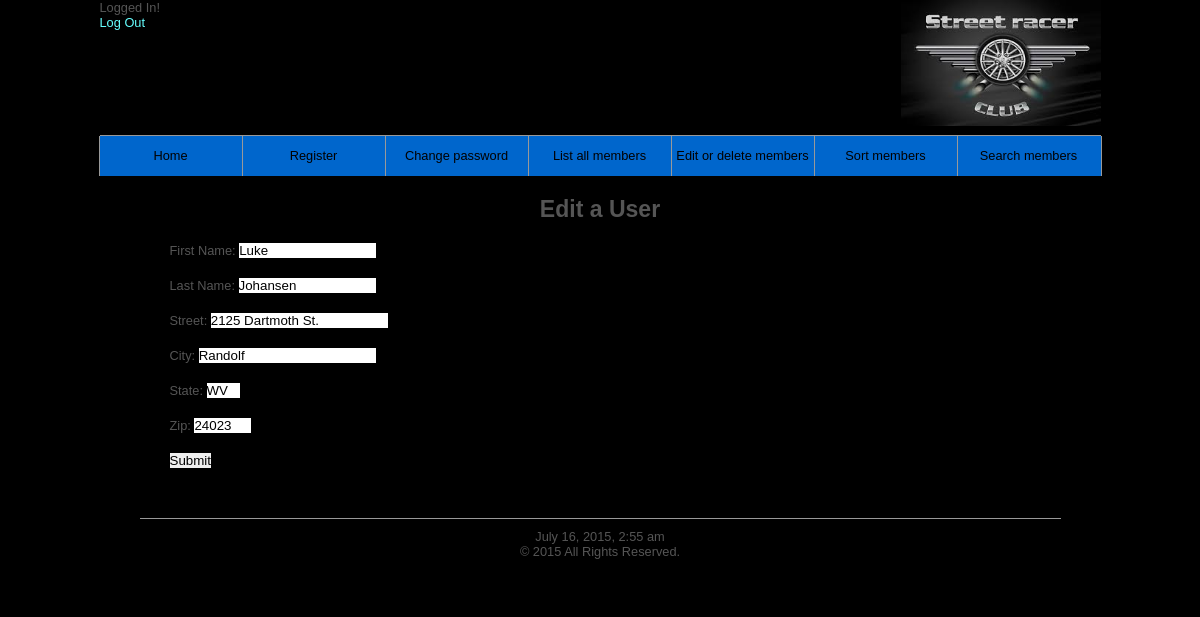
/edit_user.php?id=2, run on the app's committed database.
### tables this page shows
CREATE TABLE IF NOT EXISTS customers (
	custId int(11) NOT NULL AUTO_INCREMENT,
	firstname VARCHAR(20) NOT NULL,
	lastname VARCHAR(20) NOT NULL,
	username VARCHAR(20) NOT NULL,
	pass CHAR(40) NOT NULL,
	address VARCHAR(40) NOT NULL,
	city VARCHAR(30) NOT NULL,
	state VARCHAR(2) NOT NULL,
	zip VARCHAR(5) NOT NULL,
	PRIMARY KEY (custId)
);

### includes/edit.inc.php (the view, shortened to what this page needs)
<?php
if (isset($_POST['submitted'])) {
	$errors = array();
	if (empty($_POST['firstname'])) {
		$errors[] = 'You forgot to enter your first name.';
	} else {
		$firstname = mysqli_real_escape_string($dbc, trim($_POST['firstname']));
	}
	if (empty($_POST['lastname'])) {
		$errors[] = 'You forgot to enter your last name.';
	} else {
		$lastname = mysqli_real_escape_string($dbc, trim($_POST['lastname']));
	}
	if (empty($_POST['address'])) {
		$errors[] = 'You forgot to enter your street address.';
	} else {
		$address = mysqli_real_escape_string($dbc, trim($_POST['address']));
	}
	if (empty($_POST['city'])) {
		$errors[] = 'You forgot to enter your city.';
	} else {
		$city = mysqli_real_escape_string($dbc, trim($_POST['city']));
	}
	if (empty($_POST['state'])) {
		$errors[] = 'You forgot to enter your state.';
	} else {
		$state = mysqli_real_escape_string($dbc, trim($_POST['state']));
	}
	if (empty($_POST['zip'])) {
		$errors[] = 'You forgot to enter your zip.';
	} else {
		$zip = mysqli_real_escape_string($dbc, trim($_POST['zip']));
	}
	if (empty($errors)) {
		$q = "SELECT username FROM customers WHERE custId='$id'";
		$r = @mysqli_query($dbc, $q);
		if (mysqli_num_rows($r) == 1) {
			$q = "UPDATE customers SET firstname='$firstname', lastname='$lastname', address='$address', city='$city', state='$state', zip='$zip' WHERE custId=$id LIMIT 1";
			$r = @mysqli_query ($dbc, $q);
			if (mysqli_affected_rows($dbc) == 1) {
?>
			    <h1>Thank you!</h1>
			    <p class="update">The user has been changed.</p><br />
			    <h2>Changes are shown</h2>
			    <script type="text/javascript">
				var f=document.getElementById("editForm");
				f.firstname.disabled=true;
			    </script>
<?php
			} else if($r==TRUE) {
				echo '<p class="update">Nothing to update, no changes were made.</p>';
			} else {
				echo "\n";
				echo '<p class="error">The user could not be edited due to a system error. We apologize for any inconvenience.</p>';
				echo '<p>' . mysqli_error($dbc) . '<br />Query: ' . $q . '</p>';
			}
		} else {
			echo '<p class="error">Customer '.$firstname." ".$lastname ." custId=".$id." has never been registered.</p>";
		}
	}
} else {
    echo $mytitle;
    $q="SELECT * FROM customers WHERE custId='$id';";
    $r = mysqli_query ($dbc, $q);
    $num = @mysqli_num_rows($r);
    if ($num > 0) {
	$row=mysqli_fetch_array($r, MYSQLI_ASSOC);
	$firstname=$row['firstname'];
	$lastname=$row['lastname'];
	$address=$row['address'];
	$city=$row['city'];
	$state=$row['state'];
	$zip=$row['zip'];
    } else {
	$error='<p class="error">This page has been accessed in error.</p>';
    }
}
if (empty($errors)) {
    if (isset($_POST['submitted'])) {
	$ro='" readonly="readonly';
	$submitButton='';
    } else {
	$ro='';
	$submitButton='<p><input type="submit" name="submit" value="Submit" /></p>';
    }
    echo '<form id="editForm" action="' . $myform . '" method="post" >
	<p>First Name:
	<input type="text" id="firstname" name="firstname" size="15" maxlength="20" value="'.$firstname.$ro.'" /></p>
	<p>Last Name:
	<input type="text" name="lastname" size="15" maxlength="30" value="'.$lastname.$ro.'" /></p>
	<p>Street:
	<input type="text" name="address" size="20" maxlength="40" value="'.$address.$ro.'"  /> </p>
	<p>City:
	<input type="text" name="city" size="20" maxlength="40" value="' . $city . $ro . '"  /> </p>
	<p>State:
	<input type="text" name="state" size="2" maxlength="2" value="' . $state . $ro . '"  /> </p>
	<p>Zip:
	<input type="text" name="zip" size="5" maxlength="5" value="' . $zip . $ro . '"  /> </p>';
	echo $submitButton;
	echo '<input type="hidden" name="submitted" value="TRUE" />
	<input type="hidden" name="id" value="' . $id . '" />
	</form>';
} else {
    echo '<p class="error">The following error(s) occurred:<br />';
    foreach ($errors as $msg) {
	    echo " - $msg<br />\n";
    }
    echo '</p><p>Please try again.</p>';
}
?>

### includes/style.css (style rules this page uses)
* { border:0; margin:0; padding:0; }
body { background:#000000; color:#555; font:0.8em Arial, Helvetica, "bitstream vera sans", sans-serif; }
#content p { padding:20px 20px 0; }

### data on the page
customers: firstname "Luke", lastname "Johansen", address "2125 Dartmoth St.", city "Randolf", state "WV", zip "24023"
